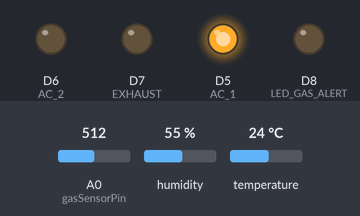
Bench run of a sketch on a simulated ESP8266 (NodeMCU). On the bench: output pins drawn as LEDs (lit = HIGH). The inputs (shaded band) are chosen by the test bench; at power-on: humidity 55 %, temperature 24 °C, A0 (gasSensorPin) = 512. WiFi joins after 1.5 s; servers stay silent unless stated; uploads are accepted with an empty reply; what the sketch prints to the serial monitor is not drawn.

Above: at 3.0 s.
3.1 s: humidity set to 52 %
At 7.9 s:
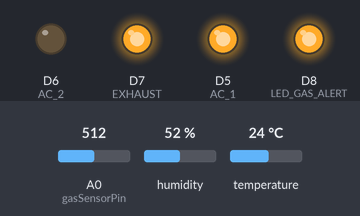
8.7 s: humidity set to 49 %
At 12.5 s:
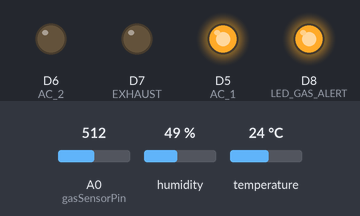
13.3 s: temperature set to 34.3 °C
18.0 s: temperature set to 35.3 °C
At 22.6 s:
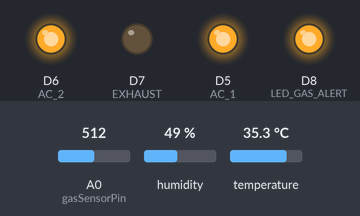
23.3 s: A0 (gasSensorPin) set to 263
28.0 s: A0 (gasSensorPin) set to 234
At 32.6 s:
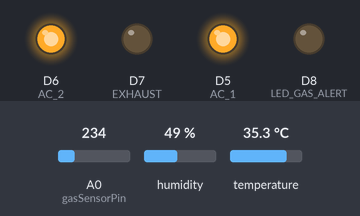
Timing chart, 0 to 34.1 s (numbered marks = the images above; inputs shaded):
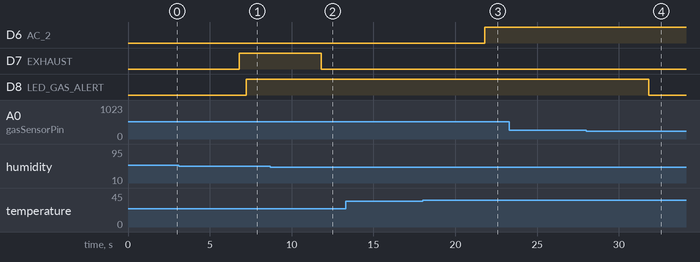

The sketch:

IOT-1.ino
```cpp
#define BLYNK_TEMPLATE_ID "Your_template_id"
#define BLYNK_TEMPLATE_NAME "NAME"
#define BLYNK_AUTH_TOKEN "your_token"

#include <ESP8266WiFi.h>
#include <ESP8266WebServer.h>
#include <DHT.h>
#include <BlynkSimpleEsp8266.h>
#include <WiFiClientSecure.h>
#include <ESP8266HTTPClient.h>

BlynkTimer timer;

const char* ssid = "testwifi";
const char* password = "123456789";

const char* accountSID  = "ssid";
const char* authToken  = "token";
const char* fromPhoneNumber = "from";
const char* toPhoneNumber = "to";

WiFiClientSecure client;
String twilioURL = "https://api.twilio.com/2010-04-01/Accounts/" + String(accountSID) + "/Messages.json";

#define DHTPIN D4
#define DHTTYPE DHT22
DHT dht(DHTPIN, DHTTYPE);
const int gasSensorPin = A0;

#define AC_1 D5
#define AC_2 D6
#define EXHAUST D7
#define LED_GAS_ALERT D8

ESP8266WebServer server(80);

// Virtual Pins
#define ALERT_VPIN V0
#define LED_VPIN V1
#define TEMP_VPIN V2
#define HUMIDITY_VPIN V3
#define GAS_VPIN V4
#define FRESHNESS_VPIN V5
#define AC2_VPIN V6
#define EXHAUST_VPIN V7
#define AC1_VPIN V9

// Device statuses
bool ac1Status = false;
bool ac2Status = false;
bool exhaustStatus = false;

float temperature = 0.0;
float humidity = 0.0;

void sendSMS(String message) {
  HTTPClient http;
  http.begin(client, twilioURL);
  http.addHeader("Content-Type", "application/x-www-form-urlencoded");

  String postData = "To=" + String(toPhoneNumber) + "&From=" + String(fromPhoneNumber) + "&Body=" + message;
  http.setAuthorization(accountSID, authToken);

  int httpResponseCode = http.POST(postData);
  if (httpResponseCode > 0) {
    Serial.println("SMS sent successfully");
    Serial.println(http.getString());
  } else {
    Serial.print("Error sending SMS: ");
    Serial.println(httpResponseCode);
  }
  http.end();
}

void sendSensorData() {
  int gasValue = analogRead(gasSensorPin);
  temperature = dht.readTemperature();
  humidity = dht.readHumidity();
    digitalWrite(AC_1, HIGH);

  static bool gasSpoilSent = false;

  // AC_2 auto control
  if (temperature >= 35.0 && !ac2Status) {
    digitalWrite(AC_2, HIGH);
    ac2Status = true;
    Blynk.virtualWrite(AC2_VPIN, 1);
    sendSMS("AC_2 ON");
  } else if (temperature < 35.0 && ac2Status) {
    digitalWrite(AC_2, LOW);
    ac2Status = false;
    Blynk.virtualWrite(AC2_VPIN, 0);
    sendSMS("AC_2 OFF");
  }

  // Exhaust auto control
  if (humidity > 50 && !exhaustStatus) {
    digitalWrite(EXHAUST, HIGH);
    exhaustStatus = true;
    Blynk.virtualWrite(EXHAUST_VPIN, 1);
    sendSMS("EXHAUST ON");
  } else if (humidity <= 50 && exhaustStatus) {
    digitalWrite(EXHAUST, LOW);
    exhaustStatus = false;
    Blynk.virtualWrite(EXHAUST_VPIN, 0);
    sendSMS("EXHAUST OFF");
  }

  // AC_1 manual control

  // Gas Alert
  if (gasValue >= 250 && !gasSpoilSent) {
    Blynk.logEvent("gas_detected", "Gas Detected: " + String(gasValue));
    sendSMS("SPOIL");
    gasSpoilSent = true;
    digitalWrite(LED_GAS_ALERT, HIGH);
  } else if (gasValue < 250) {
    gasSpoilSent = false;
    digitalWrite(LED_GAS_ALERT, LOW);
  }

  // Freshness
  String freshness;
  if (gasValue < 160 && temperature < 30 && humidity < 50) {
    freshness = "Fresh";
  } else if (gasValue < 210 && temperature < 35) {
    freshness = "Slightly Spoiled";
  } else {
    freshness = "Spoiled";
  }

  // Alert Message
  String alertMsg = "";
  if (gasValue > 250) alertMsg += "⚠ Methane Detected\n";
  if (temperature >= 35.0) alertMsg += "🔥 High Temp\n";
  if (humidity >= 75.0) alertMsg += "💧 High Humidity\n";
  bool danger = (alertMsg.length() > 0);
  if (danger) Blynk.logEvent("gas_alert", alertMsg);

  // Send to Blynk
  Blynk.virtualWrite(TEMP_VPIN, temperature);
  Blynk.virtualWrite(HUMIDITY_VPIN, humidity);
  Blynk.virtualWrite(GAS_VPIN, gasValue);
  Blynk.virtualWrite(FRESHNESS_VPIN, freshness);
  Blynk.virtualWrite(ALERT_VPIN, danger ? alertMsg : "✅ All OK");
  Blynk.virtualWrite(V8, gasValue);
}


BLYNK_WRITE(AC2_VPIN) {
  bool ac2State = param.asInt();
  digitalWrite(AC_2, ac2State);
  ac2Status = ac2State;
  if (ac2State) {
    Blynk.logEvent("ac2_on", "AC_2 manually turned ON");
    sendSMS("AC_2 ON (manual)");
  } else {
    Blynk.logEvent("ac2_off", "AC_2 manually turned OFF");
    sendSMS("AC_2 OFF (manual)");
  }
}

BLYNK_WRITE(EXHAUST_VPIN) {
  bool exhaustState = param.asInt();
  digitalWrite(EXHAUST, exhaustState);
  exhaustStatus = exhaustState;
  if (exhaustState) {
    Blynk.logEvent("exhaust_on", "Exhaust manually turned ON");
    sendSMS("EXHAUST ON (manual)");
  } else {
    Blynk.logEvent("exhaust_off", "Exhaust manually turned OFF");
    sendSMS("EXHAUST OFF (manual)");
  }
}

void handleRoot() {
  server.send(200, "text/html", "<h1>Food Freshness Monitor</h1><p>Use Blynk or API to check data.</p>");
}

void handleData() {
  temperature = dht.readTemperature();
  humidity = dht.readHumidity();
  int gas = analogRead(gasSensorPin);
  String json = "{\"temp\":" + String(temperature, 2) + ",\"humidity\":" + String(humidity, 2) + ",\"gas\":" + String(gas) + "}";
  server.send(200, "application/json", json);
}

void setup() {
  Serial.begin(115200);
  dht.begin();

  WiFi.mode(WIFI_STA);
  WiFi.begin(ssid, password);
  Serial.print("Connecting to WiFi");
  while (WiFi.status() != WL_CONNECTED) {
    delay(500);
    Serial.print(".");
  }
  Serial.println("\nConnected. IP: " + WiFi.localIP().toString());

  client.setInsecure();  // For ESP8266 without CA cert
  Blynk.begin(BLYNK_AUTH_TOKEN, ssid, password);

  // Web Server
  server.on("/", handleRoot);
  server.on("/data", handleData);
  server.begin();

  // Device Setup
  pinMode(AC_1, OUTPUT);
  pinMode(AC_2, OUTPUT);
  pinMode(EXHAUST, OUTPUT);
  pinMode(LED_GAS_ALERT, OUTPUT);
  digitalWrite(AC_1, HIGH);
  timer.setInterval(5000L, sendSensorData);
}

// This function is called whenever V1 changes in Blynk app
BLYNK_WRITE(LED_VPIN) {
  int value = param.asInt(); // Get 1 or 0 from button
  digitalWrite(AC_1, value); // Set LED accordingly
}
void loop() {
  Blynk.run();
  timer.run();
  server.handleClient();
}
```

Measured:
- the behaviour switches between 51 and 50 % on humidity (found by bisection; images 1 and 2)
- the behaviour switches between 34.9 and 35 °C on temperature (found by bisection; images 2 and 3)
- the behaviour switches between 250 and 249 on A0 (gasSensorPin) (found by bisection; images 3 and 4)
- after the input at 8.7 s, D7 (EXHAUST): HIGH → LOW after 3.1 s
- after the input at 13.3 s, every drawn part: stays the same
- after the input at 18.0 s, D6 (AC_2): LOW → HIGH after 3.8 s
- after the input at 23.3 s, every drawn part: stays the same
- after the input at 28.0 s, D8 (LED_GAS_ALERT): HIGH → LOW after 3.8 s
